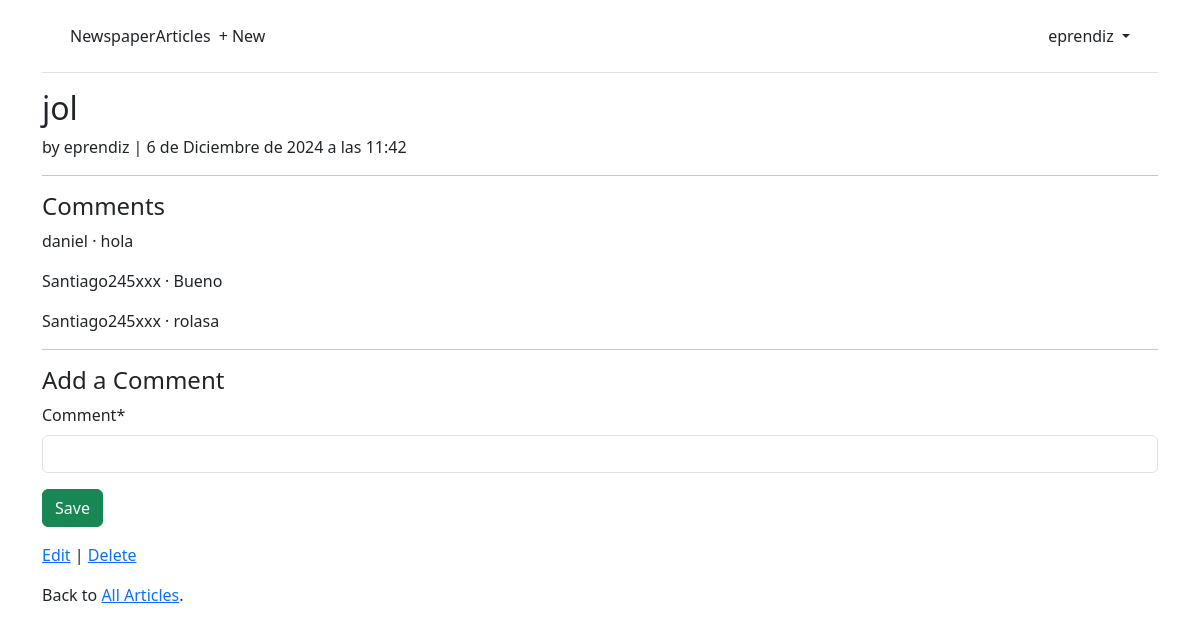
The page /articles/10/ (signed in) on the database its author committed.
### accounts/models.py (models this page shows)
class CustomUser(AbstractUser):
    age = models.PositiveIntegerField(null=True, blank=True)

### articles/models.py (models this page shows, shortened)
class Article(models.Model):
    title = models.CharField(max_length=255)
    body = models.TextField()
    date = models.DateTimeField(auto_now_add=True)
    author = models.ForeignKey(
        settings.AUTH_USER_MODEL,
        on_delete=models.CASCADE,
    )
    image = models.ImageField(upload_to='article_images/', blank=True, null=True)

class Comment(models.Model):
    article = models.ForeignKey(Article, on_delete=models.CASCADE,)
    comment = models.CharField(max_length=140)
    author = models.ForeignKey(settings.AUTH_USER_MODEL, on_delete=models.CASCADE,)
    def __str__(self):
        return self.comment

### articles/views.py (the view, shortened to what this page needs)
class ArticleDetailView(LoginRequiredMixin,View):
    def get(self,request,*args, **kwargs):
        view = CommentGet.as_view()
        return view(request,*args, **kwargs)

### articles/forms.py
class CommentForm(forms.ModelForm):
    class Meta:
        model = Comment
        fields = ("comment",)

### articles/views.py (called while the page is built)
    def get_context_data(self, **kwargs):
        context= super().get_context_data(**kwargs)
        context['form'] = CommentForm()
        return context

### templates/article_detail.html (shortened to what this page needs)
{% extends "base.html" %}
{% load crispy_forms_tags %}
{% block content %}
    <div class="article-entry">
        <h2>{{ object.title }}</h2>
        <p>by {{ object.author }} | {{ object.date }}</p>
    </div>
    <hr>
    <h4>Comments</h4>
    {% for comment in article.comment_set.all %}
        <p>{{ comment.author }} &middot; {{ comment }}</p>
    {% endfor %}
    <hr>
    <h4>Add a Comment</h4>
    <form action="" method="post">
        {{ form|crispy }}
        <button class="btn btn-success ml-2" type="submit">Save</button>
    <form>
        <p class="mt-3">
            <a href="{% url 'article_edit' article.pk %}">Edit</a> |
            <a href="{% url 'article_delete' article.pk %}">Delete</a>
        </p>
    <p>Back to <a href="{% url 'article_list' %}">All Articles</a>.</p>
{% endblock content %}

### templates/base.html (shortened to what this page needs)
<!DOCTYPE html>
{% load static %}
<html lang="en">
    <head>
        {% load bootstrap5 %}
        {% bootstrap_css %}
    </head>
    <body>
        <div class="container">
            <header class="p-3 mb-3 border-bottom">
                <div class="container">
                    <div class="d-flex flex-wrap align-items-center justify-content-center justify-content-lg-start">
                        <a class="navbar-brand" href="{% url 'home' %}">Newspaper</a>
                        <a class="navbar-brand" href="{% url 'article_list' %}">Articles</a>
                        <ul class="nav col-12 col-lg-auto me-lg-auto mb-2 justify-content-center mb-md-0">
                        {% if user.is_authenticated %}
                            <li><a href="{% url 'article_new' %}" class="nav-link px-2 link-dark">
                                + New</a></li>
                            </ul>
                            <div class="dropdown text-end">
                                <a href="#" class="d-block link-dark text-decoration-none dropdown-toggle" id="dropdownUser1" data-bs-toggle="dropdown" aria-expanded="false">
                                    {{ user.username }}
                                </a>
                            </div>
                        {% else %}
                        </ul>
                            <div class="text-end">
                                <a href="{% url 'login' %}" class="btn btn-outline-primary me-2">Log In</a>
                                <a href="{% url 'signup' %}" class="btn btn-primary">Sign Up</a>
                            </div>
                        {% endif %}
                    </div>
                </div>
            </header>
        <main>
            {% block content %}
            {% endblock content %}
        </main>
    </body>
</html>

### rows shown on the page
CustomUser: username "eprendiz"
Article: title "jol", author "eprendiz", date "6 de Diciembre de 2024 a las 11:42"
Comment: author "daniel", comment "hola"
Comment: author "Santiago245xxx", comment "Bueno"
Comment: author "Santiago245xxx", comment "rolasa"
